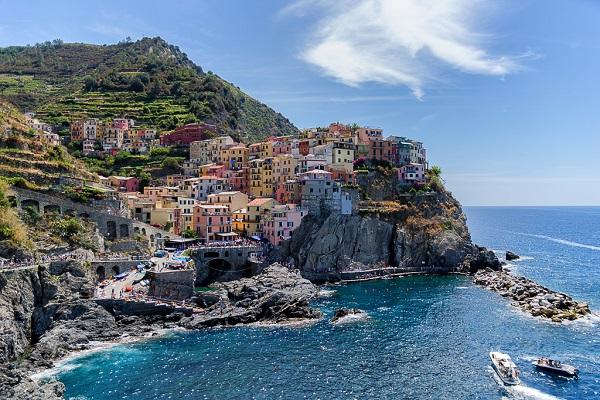
#> input picture src/src_son/src/robot_control/scripts/img/img.jpg, 600 x 400 px, given in place of the camera
$ python real_camera.py
#> lines starting #> are read from the running program, lines starting #| are printed output that depends on the picture; after the words box and inside, x2 and y2 are one past the last pixel; in counts of white or black regions, pixels touching at a corner belong together
#!/usr/bin/env python3
# -*- coding: utf-8 -*-
"""
get real camera image and publish it to /camera/rgb/image_raw
"""

import cv2
import numpy as np
#mavi = np.uint8([[[255,0,0]]],dt=np.uint8)
#hsv = cv2.cvtColor(mavi,cv2.COLOR_BGR2HSV)
# print(hsv)


def CreateTrackBar_Init():
    cv2.namedWindow("Trackbars")
    cv2.createTrackbar("Lower - H", "Trackbars", 0, 179, nothing)  # hue 0-179
    cv2.createTrackbar("Lower - S", "Trackbars", 0, 255, nothing)
    cv2.createTrackbar("Lower - V", "Trackbars", 0, 255, nothing)
    cv2.createTrackbar("Upper - H", "Trackbars", 169, 179, nothing)
    cv2.createTrackbar("Upper - S", "Trackbars", 204, 255, nothing)
    cv2.createTrackbar("Upper - V", "Trackbars", 204, 255, nothing)


def nothing(self, x):
    pass


CreateTrackBar_Init()
cap = cv2.VideoCapture(0)
while True:

    _, frame = cap.read()
#> frame is the input picture: shape (400, 600, 3); mean B, G, R 142.3, 123.3, 103.5
    frame = cv2.resize(frame, (640, 480))
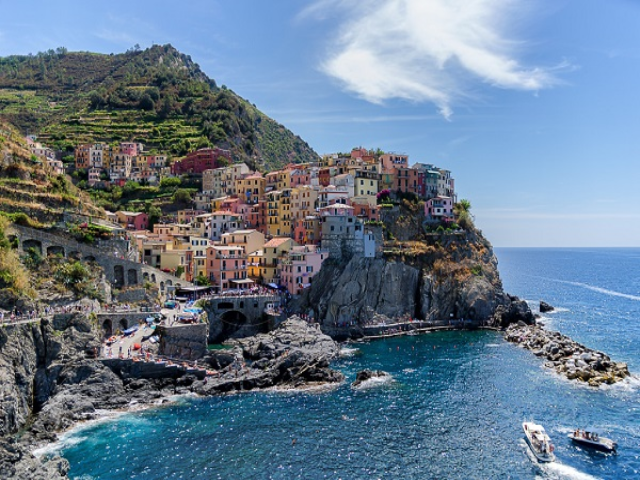
#> frame: shape (480, 640, 3); mean B, G, R 142.2, 123.2, 103.4
    hsv = cv2.cvtColor(frame, cv2.COLOR_BGR2HSV)
#> hsv: shape (480, 640, 3); mean H, S, V 93, 90.2, 148.2

    Lower_H_Value = cv2.getTrackbarPos("Lower - H", "Trackbars")
    Lower_S_Value = cv2.getTrackbarPos("Lower - S", "Trackbars")
    Lower_V_Value = cv2.getTrackbarPos("Lower - V", "Trackbars")
    Upper_H_Value = cv2.getTrackbarPos("Upper - H", "Trackbars")
    Upper_S_Value = cv2.getTrackbarPos("Upper - S", "Trackbars")
    Upper_V_Value = cv2.getTrackbarPos("Upper - V", "Trackbars")

    lower = np.array([Lower_H_Value, Lower_S_Value, Lower_V_Value])
    upper = np.array([Upper_H_Value, Upper_S_Value, Upper_V_Value])

    mask = cv2.inRange(hsv, lower, upper)
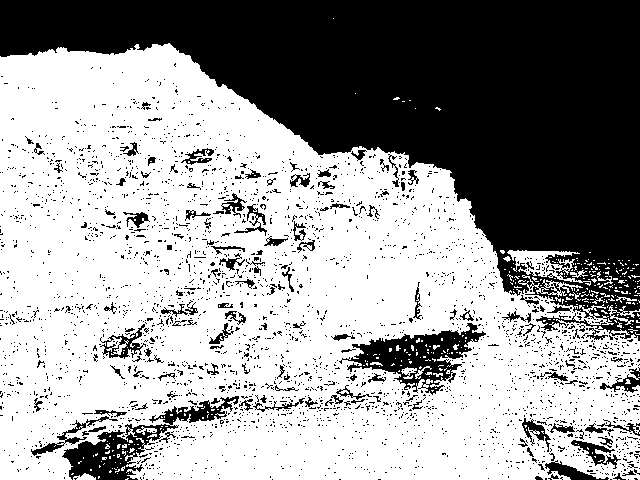
#> mask: shape (480, 640); 60.8% white; 2869 black regions (2732 under 20 px), largest, box (x1, y1, x2, y2) and area: (0, 0, 640, 341) 95741, (339, 323, 486, 395) 3923, (62, 396, 239, 480) 3694
    result = cv2.bitwise_and(frame, frame, mask=mask)
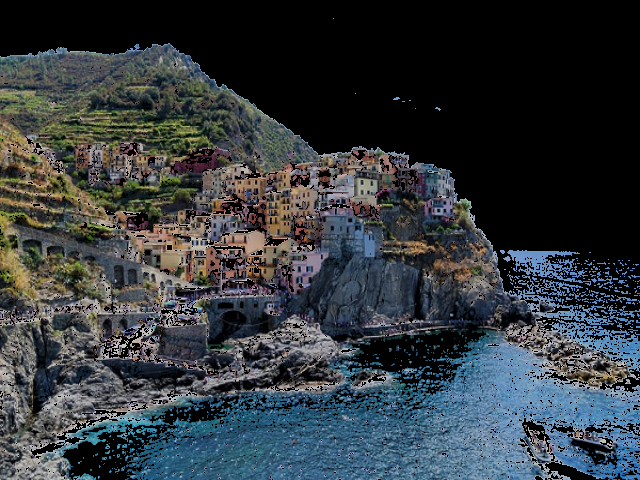
#> result: shape (480, 640, 3); mean B, G, R 61.7, 57.3, 50.3

    cv2.imshow("ORİGİNAL İMG", frame)
    cv2.imshow("MASK", mask)
    cv2.imshow("RESULT", result)
    if cv2.waitKey(1) & 0xFF == ord('q'):
#> (key q is pressed here)
        break

cap.release()
cv2.destroyAllWindows()
